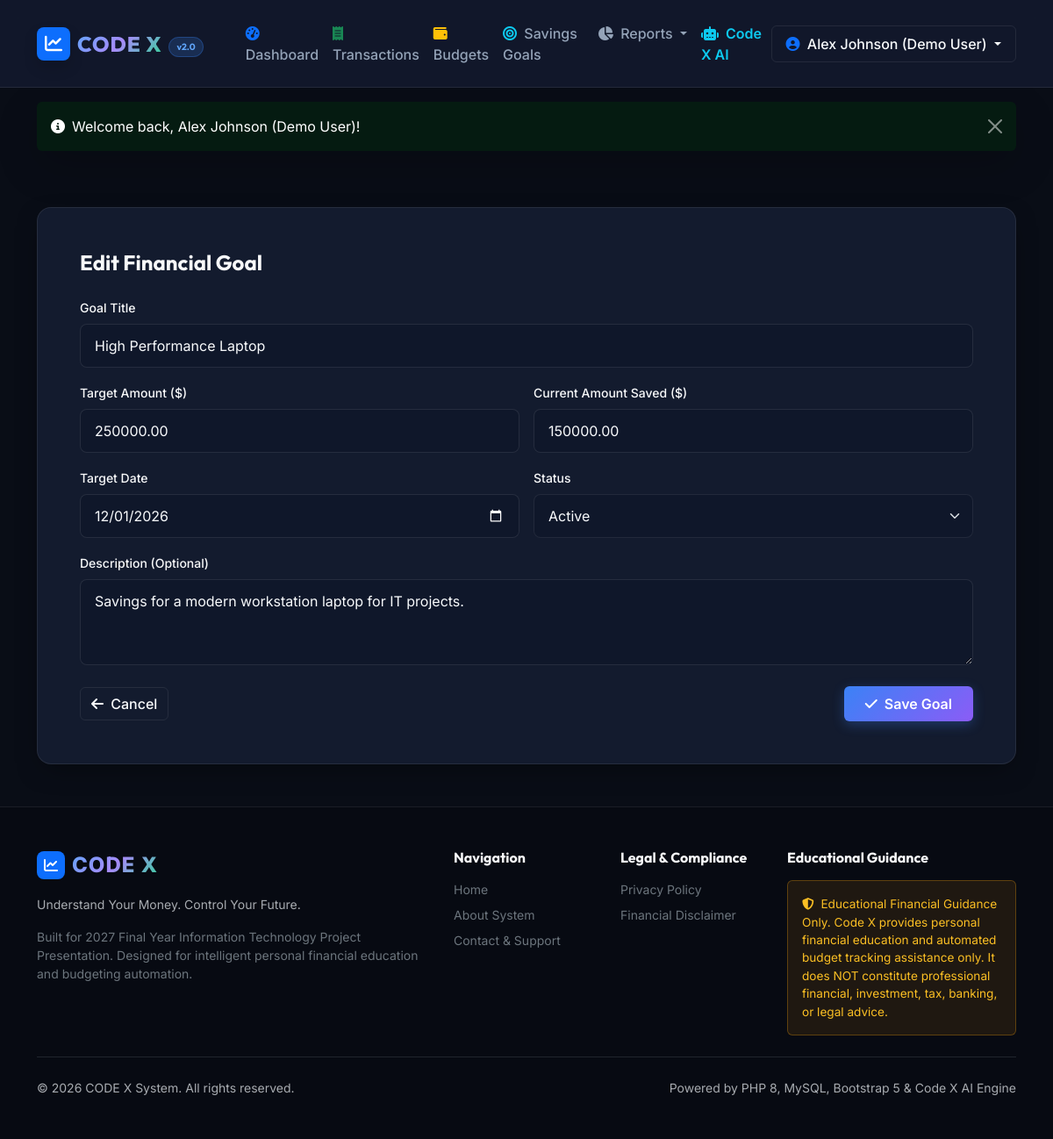
Page /goals/create_goal.php?id=1 (signed in) on the committed database.
### tables this page shows
CREATE TABLE `financial_goals` (
  `id` INT AUTO_INCREMENT PRIMARY KEY,
  `user_id` INT NOT NULL,
  `title` VARCHAR(150) NOT NULL,
  `target_amount` DECIMAL(12, 2) NOT NULL,
  `current_amount` DECIMAL(12, 2) NOT NULL DEFAULT 0.00,
  `target_date` DATE NOT NULL,
  `description` TEXT NULL,
  `status` ENUM('active', 'completed', 'cancelled') NOT NULL DEFAULT 'active',
  `created_at` TIMESTAMP DEFAULT CURRENT_TIMESTAMP,
  `updated_at` TIMESTAMP DEFAULT CURRENT_TIMESTAMP ON UPDATE CURRENT_TIMESTAMP,
  CONSTRAINT `fk_goals_user` FOREIGN KEY (`user_id`) REFERENCES `users` (`id`) ON DELETE CASCADE
);

### config/app.php (called while the page is built, shortened)
<?php
function sanitize($data) {
    return htmlspecialchars(trim((string)$data), ENT_QUOTES, 'UTF-8');
}
?>

### goals/create_goal.php (the view, shortened to what this page needs)
<?php
require_once __DIR__ . '/../config/app.php';
$db = getDBConnection();
$userId = $_SESSION['user_id'];
$goalId = (int)($_GET['id'] ?? 0);
$goal = null;
if ($goalId > 0) {
    $stmt = $db->prepare("SELECT * FROM financial_goals WHERE id = :id AND user_id = :uid");
    $stmt->execute([':id' => $goalId, ':uid' => $userId]);
    $goal = $stmt->fetch();
}
require_once __DIR__ . '/../includes/header.php';
?>
<div class="container py-5">
    <div class="max-w-xl mx-auto">
        <div class="codex-card p-4 p-md-5">
            <h2 class="h4 font-heading text-light mb-4"><?= $goal ? 'Edit Financial Goal' : 'Create Financial Savings Goal' ?></h2>
            <form action="create_goal.php<?= $goalId ? '?id='.$goalId : '' ?>" method="POST">
                <div class="mb-3">
                    <label class="form-label text-light small fw-medium">Goal Title</label>
                    <input type="text" name="title" class="form-control" placeholder="e.g., Buy a Workstation Laptop, Emergency Reserve" value="<?= $goal ? sanitize($goal['title']) : '' ?>" required>
                </div>
                <div class="row g-3 mb-3">
                    <div class="col-6">
                        <label class="form-label text-light small fw-medium">Target Amount ($)</label>
                        <input type="number" step="0.01" min="1" name="target_amount" class="form-control" placeholder="1000.00" value="<?= $goal ? htmlspecialchars($goal['target_amount']) : '' ?>" required>
                    </div>
                    <div class="col-6">
                        <label class="form-label text-light small fw-medium">Current Amount Saved ($)</label>
                        <input type="number" step="0.01" min="0" name="current_amount" class="form-control" placeholder="0.00" value="<?= $goal ? htmlspecialchars($goal['current_amount']) : '0.00' ?>">
                    </div>
                </div>
                <div class="row g-3 mb-3">
                    <div class="col-6">
                        <label class="form-label text-light small fw-medium">Target Date</label>
                        <input type="date" name="target_date" class="form-control" value="<?= $goal ? htmlspecialchars($goal['target_date']) : date('Y-m-d', strtotime('+3 months')) ?>" required>
                    </div>
                    <div class="col-6">
                        <label class="form-label text-light small fw-medium">Status</label>
                        <select name="status" class="form-select">
                            <option value="active" <?= ($goal && $goal['status'] === 'active') ? 'selected' : '' ?>>Active</option>
                        </select>
                    </div>
                </div>
                <div class="mb-4">
                    <label class="form-label text-light small fw-medium">Description (Optional)</label>
                    <textarea name="description" class="form-control" rows="3" placeholder="Why are you saving for this goal?"><?= $goal ? sanitize($goal['description']) : '' ?></textarea>
                </div>
                <div class="d-flex justify-content-between align-items-center">
                    <a href="goals.php" class="btn btn-codex-outline"><i class="fa-solid fa-arrow-left me-1"></i> Cancel</a>
                    <button type="submit" class="btn btn-codex-primary px-4 py-2">
                        <i class="fa-solid fa-check me-1"></i> Save Goal
                    </button>
                </div>
            </form>
        </div>
    </div>
</div>
<?php require_once __DIR__ . '/../includes/footer.php'; ?>

### assets/css/style.css (style rules this page uses)
:root { --codex-bg-dark: #090d16; --codex-card-bg: #131b2e; --codex-card-hover: #1a243d; --codex-border: rgba(255, 255, 255, 0.08); --codex-border-hover: rgba(59, 130, 246, 0.4); --codex-primary: #3b82f6; --codex-primary-glow: rgba(59, 130, 246, 0.3); --codex-secondary: #6366f1; --codex-success: #10b981; --codex-success-glow: rgba(16, 185, 129, 0.25); --codex-danger: #ef4444; --codex-danger-glow: rgba(239, 68, 68, 0.25); --codex-warning: #f59e0b; --codex-info: #06b6d4; --codex-text-main: #f8fafc; --codex-text-muted: #94a3b8; --codex-text-dim: #64748b; --codex-gradient-hero: linear-gradient(135deg, #090d16 0%, #1e1b4b 50%, #090d16 100%); --codex-gradient-accent: linear-gradient(135deg, #3b82f6 0%, #8b5cf6 100%); --codex-gradient-income: linear-gradient(135deg, #059669 0%, #10b981 100%); --codex-gradient-expense: linear-gradient(135deg, #dc2626 0%, #ef4444 100%); --codex-gradient-balance: linear-gradient(135deg, #2563eb 0%, #6366f1 100%); }
body { background-color: var(--codex-bg-dark); color: var(--codex-text-main); font-family: 'Inter', -apple-system, BlinkMacSystemFont, sans-serif; min-height: 100vh; display: flex; flex-direction: column; overflow-x: hidden; }
h1, h2, h3, h4, h5, h6, .navbar-brand, .font-heading { font-family: 'Outfit', sans-serif; font-weight: 700; }
.codex-card { background: var(--codex-card-bg); border: 1px solid var(--codex-border); border-radius: 1rem; box-shadow: 0 10px 30px -10px rgba(0, 0, 0, 0.5); transition: all 0.3s cubic-bezier(0.4, 0, 0.2, 1); }
.btn-codex-primary { background: var(--codex-gradient-accent); color: #fff; border: none; font-weight: 600; box-shadow: 0 4px 14px var(--codex-primary-glow); transition: all 0.25s; }
.btn-codex-outline { background: transparent; color: var(--codex-text-main); border: 1px solid var(--codex-border); font-weight: 500; }
.form-control, .form-select { background-color: #0f172a; border: 1px solid var(--codex-border); color: var(--codex-text-main); border-radius: 0.5rem; padding: 0.75rem 1rem; }

### rows in the picture
financial_goals: title "High Performance Laptop", target_amount "250000.00", current_amount "150000.00", target_date "12/01/2026", status "Active", description "Savings for a modern workstation laptop for IT projects."

### other values in the picture
$_SESSION['user_name'] "Alex Johnson (Demo User)"
$flash['message'] "Welcome back, Alex Johnson (Demo User)!"
APP_TAGLINE "Understand Your Money. Control Your Future."
